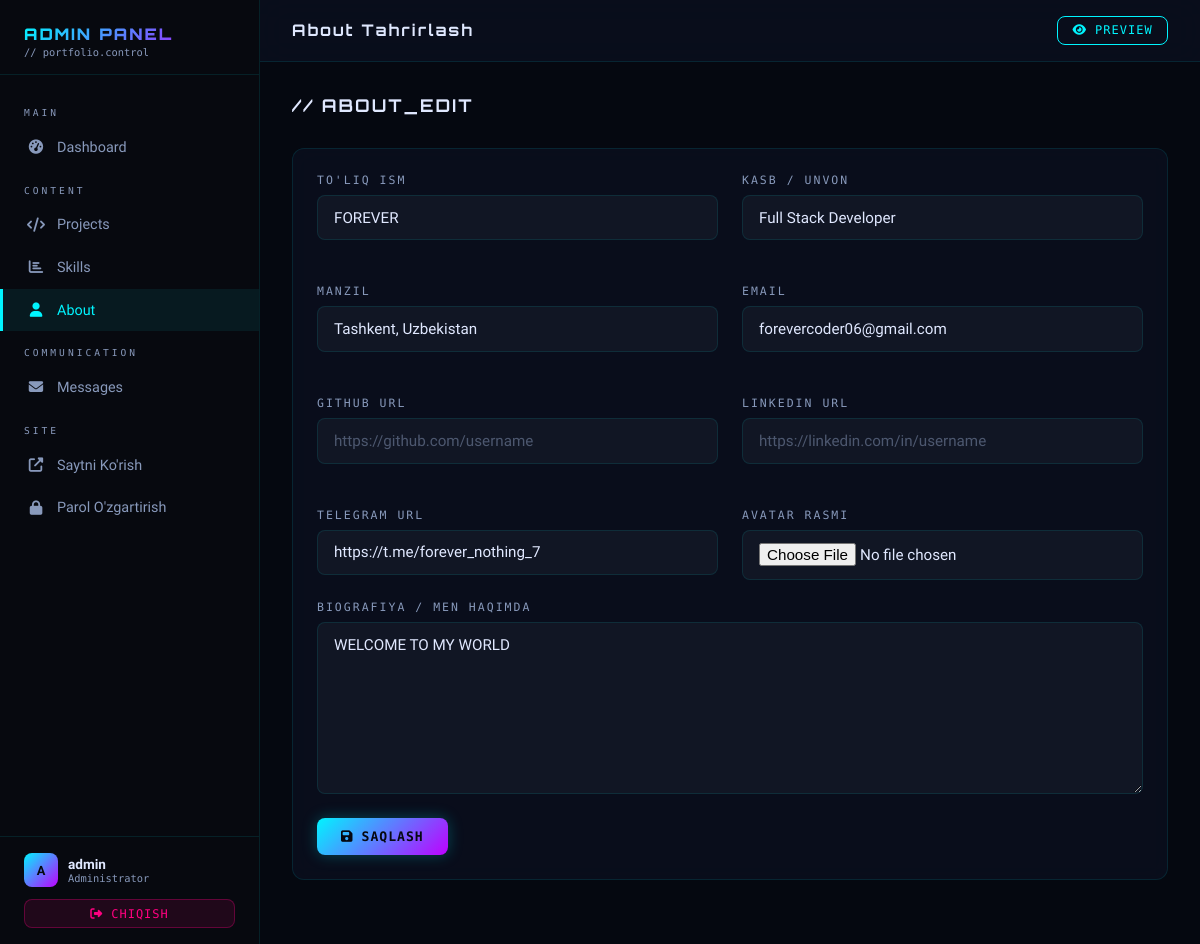
Page /admin/about (signed in) on the committed database.
### app.py (models this page shows)
class About(db.Model):
    id = db.Column(db.Integer, primary_key=True)
    content = db.Column(db.Text, nullable=False)
    name = db.Column(db.String(200), default='Your Name')
    title = db.Column(db.String(200), default='Full Stack Developer')
    location = db.Column(db.String(200), default='Tashkent, Uzbekistan')
    email = db.Column(db.String(200), default='your@email.com')
    github = db.Column(db.String(300), nullable=True)
    linkedin = db.Column(db.String(300), nullable=True)
    telegram = db.Column(db.String(300), nullable=True)
    avatar = db.Column(db.String(300), default='default_avatar.png')

### app.py (the view, shortened to what this page needs)
@app.route('/admin/about', methods=['GET', 'POST'])
@login_required
def admin_about():
    about = About.query.first()
    if not about:
        about = About(name='Your Name', title='Developer', content='...')
        db.session.add(about)
        db.session.commit()
    return render_template('admin/about.html', about=about)

### app.py (called while the page is built)
def login_required(f):
    @wraps(f)
    def decorated_function(*args, **kwargs):
        if 'admin_logged_in' not in session:
            flash('Iltimos avval tizimga kiring', 'error')
            return redirect(url_for('admin_login'))
        return f(*args, **kwargs)
    return decorated_function

### templates/admin/about.html (shortened to what this page needs)
{% extends 'admin/base.html' %}
{% block topbar_title %}About Tahrirlash{% endblock %}
{% block content %}
<div class="page-header">
    <div>
        <div class="page-title">// ABOUT_EDIT</div>
    </div>
</div>
<div class="card">
    <div class="card-body">
        <form method="POST" enctype="multipart/form-data">
            <div style="display:grid; grid-template-columns: 1fr 1fr; gap:1.5rem;">
                <div class="form-group">
                    <label class="form-label">To'liq Ism</label>
                    <input type="text" name="name" class="form-control"
                           value="{{ about.name }}" placeholder="Your Full Name" required>
                </div>
                <div class="form-group">
                    <label class="form-label">Kasb / Unvon</label>
                    <input type="text" name="title" class="form-control"
                           value="{{ about.title }}" placeholder="Full Stack Developer">
                </div>
                <div class="form-group">
                    <label class="form-label">Manzil</label>
                    <input type="text" name="location" class="form-control"
                           value="{{ about.location }}" placeholder="Tashkent, Uzbekistan">
                </div>
                <div class="form-group">
                    <label class="form-label">Email</label>
                    <input type="email" name="email" class="form-control"
                           value="{{ about.email }}" placeholder="your@email.com">
                </div>
                <div class="form-group">
                    <label class="form-label">GitHub URL</label>
                    <input type="url" name="github" class="form-control"
                           value="{{ about.github or '' }}" placeholder="https://github.com/username">
                </div>
                <div class="form-group">
                    <label class="form-label">LinkedIn URL</label>
                    <input type="url" name="linkedin" class="form-control"
                           value="{{ about.linkedin or '' }}" placeholder="https://linkedin.com/in/username">
                </div>
                <div class="form-group">
                    <label class="form-label">Telegram URL</label>
                    <input type="url" name="telegram" class="form-control"
                           value="{{ about.telegram or '' }}" placeholder="https://t.me/username">
                </div>
                <div class="form-group">
                    <label class="form-label">Avatar Rasmi</label>
                    <input type="file" name="avatar" class="form-control" id="avatar" accept="image/*">
                </div>
            </div>
            <div class="form-group">
                <label class="form-label">Biografiya / Men Haqimda</label>
                <textarea name="content" class="form-control" rows="8"
                          placeholder="O'zingiz haqingizda yozing...">{{ about.content }}</textarea>
            </div>
            <button type="submit" class="btn btn-primary">
                <i class="fas fa-save"></i> Saqlash
            </button>
        </form>
    </div>
</div>
{% endblock %}

### static/css/admin.css (style rules this page uses)
:root { --bg-dark: #050810; --bg-card: #0a0f1e; --bg-sidebar: #07090f; --neon-cyan: #00f5ff; --neon-purple: #bf00ff; --neon-pink: #ff0080; --neon-green: #00ff88; --neon-orange: #ff9500; --text-primary: #e0e8ff; --text-secondary: #8899bb; --border-glow: rgba(0,245,255,0.3); --border-dim: rgba(0,245,255,0.1); --font-display: 'Orbitron', monospace; --font-mono: 'Share Tech Mono', monospace; --font-body: 'Rajdhani', sans-serif; --sidebar-w: 260px; --transition: 0.3s cubic-bezier(0.4,0,0.2,1); }
*, *::before, *::after { box-sizing: border-box; margin: 0; padding: 0; }
html { scroll-behavior: smooth; }
body { background: var(--bg-dark); color: var(--text-primary); font-family: var(--font-body); min-height: 100vh; }
.form-group { margin-bottom: 1.25rem; }
.form-label { display: block; margin-bottom: 0.5rem; font-family: var(--font-mono); font-size: 0.72rem; color: var(--text-secondary); letter-spacing: 2px; text-transform: uppercase; }
.form-control { width: 100%; padding: 0.8rem 1rem; background: rgba(255,255,255,0.04); border: 1px solid var(--border-dim); border-radius: 8px; color: var(--text-primary); font-family: var(--font-body); font-size: 0.95rem; transition: var(--transition); resize: vertical; }
.form-control::placeholder { color: var(--text-secondary); opacity: 0.5; }
.btn { display: inline-flex; align-items: center; gap: 8px; padding: 0.7rem 1.5rem; font-family: var(--font-mono); font-size: 0.82rem; letter-spacing: 1px; border-radius: 8px; cursor: pointer; border: none; transition: var(--transition); text-transform: uppercase; }
.btn-primary { background: linear-gradient(135deg, var(--neon-cyan), var(--neon-purple)); color: #050810; font-weight: 700; box-shadow: 0 0 15px rgba(0,245,255,0.25); }
.card { background: rgba(10,15,30,0.8); backdrop-filter: blur(10px); border: 1px solid var(--border-dim); border-radius: 12px; overflow: hidden; margin-bottom: 2rem; }
.card-body { padding: 1.5rem; }
.page-header { display: flex; justify-content: space-between; align-items: center; margin-bottom: 2rem; }
.page-title { font-family: var(--font-display); font-size: 1.1rem; font-weight: 700; letter-spacing: 2px; }

### rows in the picture
About: name "FOREVER", title "Full Stack Developer", location "Tashkent, Uzbekistan", email "forevercoder06@gmail.com", telegram "https://t.me/forever_nothing_7", content "WELCOME TO MY WORLD"

### other values in the picture
{{ session.get('admin_username', 'A')[0].upper() }} "A"
{{ session.get('admin_username', 'Admin') }} "admin"
